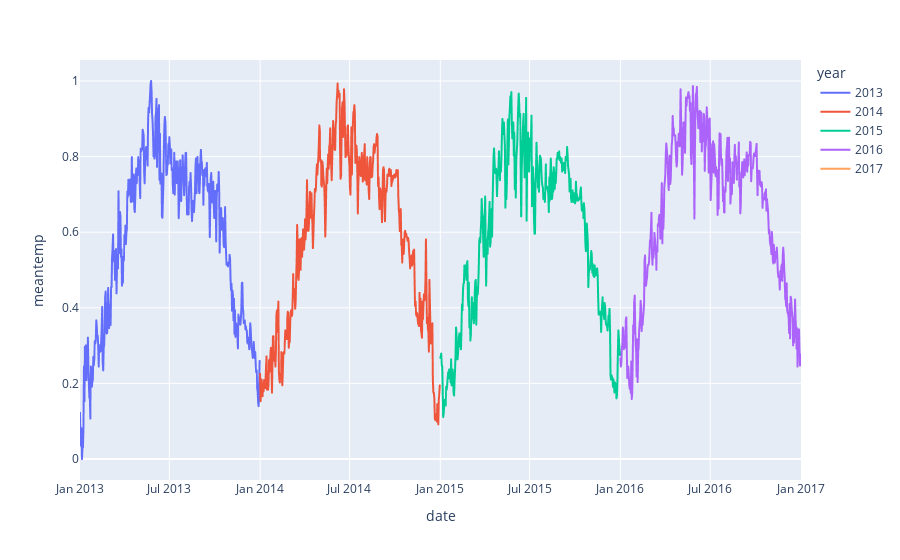

Notebook cell for this chart:
### Code cell
fig = px.line(df_scaled, x = df_scaled.index, y = 'meantemp', color='year')
fig.show()

### Figure 1 — Plotly figure (JSON) as saved in the notebook; plotly's stock layout.template omitted (floating-point values rounded to 4 significant figures; data arrays with more than 128 entries replaced by an {"elided": "..."} marker saying what was removed)
{"data": [{"hovertemplate": "year=2013<br>date=%{x}<br>meantemp=%{y}<extra></extra>", "legendgroup": "2013", "line": {"color": "#636efa", "dash": "solid"}, "marker": {"symbol": "circle"}, "mode": "lines", "name": "2013", "showlegend": true, "type": "scattergl", "x": {"elided": "365 str values"}, "xaxis": "x", "y": {"elided": "365 float values"}, "yaxis": "y"}, {"hovertemplate": "year=2014<br>date=%{x}<br>meantemp=%{y}<extra></extra>", "legendgroup": "2014", "line": {"color": "#EF553B", "dash": "solid"}, "marker": {"symbol": "circle"}, "mode": "lines", "name": "2014", "showlegend": true, "type": "scattergl", "x": {"elided": "365 str values"}, "xaxis": "x", "y": {"elided": "365 float values"}, "yaxis": "y"}, {"hovertemplate": "year=2015<br>date=%{x}<br>meantemp=%{y}<extra></extra>", "legendgroup": "2015", "line": {"color": "#00cc96", "dash": "solid"}, "marker": {"symbol": "circle"}, "mode": "lines", "name": "2015", "showlegend": true, "type": "scattergl", "x": {"elided": "365 str values"}, "xaxis": "x", "y": {"elided": "365 float values"}, "yaxis": "y"}, {"hovertemplate": "year=2016<br>date=%{x}<br>meantemp=%{y}<extra></extra>", "legendgroup": "2016", "line": {"color": "#ab63fa", "dash": "solid"}, "marker": {"symbol": "circle"}, "mode": "lines", "name": "2016", "showlegend": true, "type": "scattergl", "x": {"elided": "366 str values"}, "xaxis": "x", "y": {"elided": "366 float values"}, "yaxis": "y"}, {"hovertemplate": "year=2017<br>date=%{x}<br>meantemp=%{y}<extra></extra>", "legendgroup": "2017", "line": {"color": "#FFA15A", "dash": "solid"}, "marker": {"symbol": "circle"}, "mode": "lines", "name": "2017", "showlegend": true, "type": "scattergl", "x": ["2017-01-01T00:00:00"], "xaxis": "x", "y": [0.1223], "yaxis": "y"}], "layout": {"legend": {"title": {"text": "year"}, "tracegroupgap": 0}, "margin": {"t": 60}, "xaxis": {"anchor": "y", "domain": [0, 1], "title": {"text": "date"}}, "yaxis": {"anchor": "x", "domain": [0, 1], "title": {"text": "meantemp"}}}}
